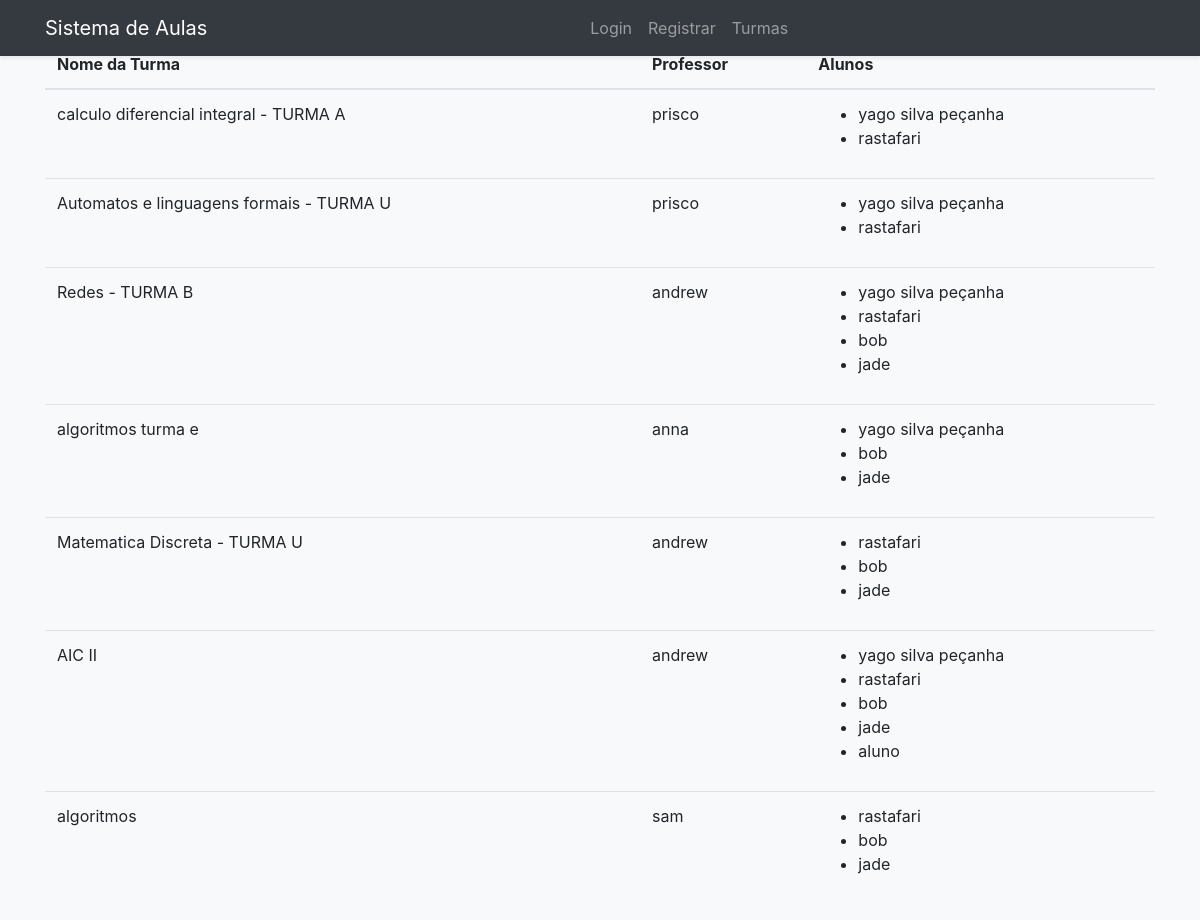
Screenshot of /professor_dashboard with the database file from the repository.
### models.py (models this page shows)
class Turma(db.Model):
    id = db.Column(db.Integer, primary_key=True)
    name = db.Column(db.String(80), nullable=False)
    professor_id = db.Column(db.Integer, db.ForeignKey('professor.id'), nullable=False)
    professor = db.relationship('Professor', backref=db.backref('turmas', lazy=True))
    alunos = db.relationship('Aluno', secondary='turma_aluno', backref=db.backref('turmas', lazy=True))

class Professor(db.Model):
    id = db.Column(db.Integer, primary_key=True)
    username = db.Column(db.String(80), unique=True, nullable=False)
    password = db.Column(db.String(120), nullable=False)

class Aluno(db.Model):
    id = db.Column(db.Integer, primary_key=True)
    username = db.Column(db.String(80), unique=True, nullable=False)
    password = db.Column(db.String(120), nullable=False)

### app.py (the view)
@app.route('/professor_dashboard')
def professor_dashboard():
    turmas = Turma.query.all() # Busca todas as turmas no banco de dados
    return render_template('professor_dashboard.html', turmas=turmas)

### templates/professor_dashboard.html (shortened to what this page needs)
<!DOCTYPE html>
<html lang="pt-br">
<head>
    <link rel="stylesheet" href="{{ url_for('static', filename='css/bootstrap.min.css') }}">
</head>
<body>
    <nav class="navbar navbar-expand-lg navbar-dark bg-dark fixed-top shadow-sm">
        <div class="container">
            <a class="navbar-brand" href="{{ url_for('dashboard') }}">
                 Sistema de Aulas
            </a>
            <div class="collapse navbar-collapse" id="navbarNav">
                <ul class="navbar-nav mx-auto">
                    <li class="nav-item">
                        <a class="nav-link" href="{{ url_for('login') }}">
                             Login
                        </a>
                    </li>
                    <li class="nav-item">
                        <a class="nav-link" href="{{ url_for('register') }}">
                             Registrar
                        </a>
                    </li>
                    <li class="nav-item">
                        <a class="nav-link" href="{{ url_for('professor_dashboard') }}">
                             Turmas
                        </a>
                    </li>
                </ul>
            </div>
        </div>
    </nav>
    <div class="container">
        <h2>Turmas</h2>
        <table class="table">
            <thead>
                <tr>
                    <th>Nome da Turma</th>
                    <th>Professor</th>
                    <th>Alunos</th>
                </tr>
            </thead>
            <tbody>
                {% for turma in turmas %}
                <tr>
                    <td>{{ turma.name }}</td>
                    <td>{{ turma.professor.username }}</td>
                    <td>
                        <ul>
                            {% for aluno in turma.alunos %}
                            <li>{{ aluno.username }}</li>
                            {% endfor %}
                        </ul>
                    </td>
                </tr>
                {% endfor %}
            </tbody>
        </table>
    </div>
</body>
</html>

### templates/professor_dashboard.html (style rules this page uses)
body { display: flex; flex-direction: column; justify-content: center; align-items: center; height: 100vh; background-color: #f8f9fa; padding-top: 56px; }
.navbar-nav { margin: 0 auto; }

### rows the page displays
Turma: name "calculo diferencial integral - TURMA A", professor.username "prisco"
Aluno: username "yago silva peçanha"
Aluno: username "rastafari"
Turma: name "Automatos e linguagens formais - TURMA U", professor.username "prisco"
Turma: name "Redes - TURMA B", professor.username "andrew"
Aluno: username "bob"
Aluno: username "jade"
Turma: name "algoritmos turma e", professor.username "anna"
Turma: name "Matematica Discreta - TURMA U", professor.username "andrew"
Turma: name "AIC II", professor.username "andrew"
Aluno: username "aluno"
Turma: name "algoritmos", professor.username "sam"
